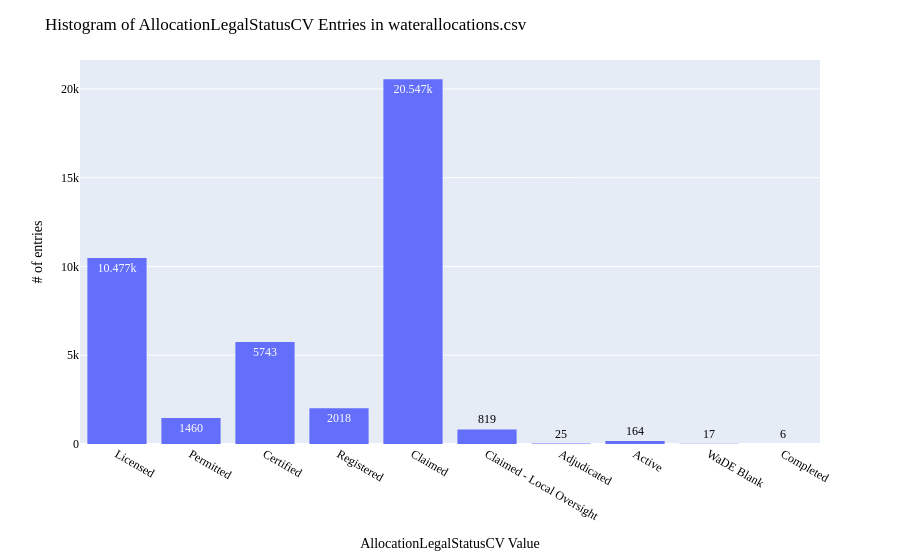

Notebook source saved alongside this figure:
### Code cell
# ---- AllocationLegalStatusCV: histogram distribution of WaDE values ----
print(dfaa.AllocationLegalStatusCV.value_counts())

fig = px.histogram(dfaa, x="AllocationLegalStatusCV", text_auto=True)
fig.update_layout(bargap=0.2,
                  title="Histogram of AllocationLegalStatusCV Entries in waterallocations.csv",
                  xaxis_title="AllocationLegalStatusCV Value",
                  yaxis_title="# of entries",
                  #legend_title="Legend Title",
                    font=dict(
                        family="Arial Bold",
                        size=12,
                        color="Black")
                 )
fig.show()
fig.write_image('figures/AllocationLegalStatusCV.png', engine="kaleido")

### Figure 1 — Plotly figure (JSON) as saved in the notebook; plotly's stock layout.template omitted (floating-point values rounded to 4 significant figures; data arrays with more than 128 entries replaced by an {"elided": "..."} marker saying what was removed)
{"data": [{"bingroup": "x", "hovertemplate": "AllocationLegalStatusCV=%{x}<br>count=%{y}<extra></extra>", "legendgroup": "", "marker": {"color": "#636efa", "pattern": {"shape": ""}}, "name": "", "orientation": "v", "showlegend": false, "texttemplate": "%{value}", "type": "histogram", "x": {"elided": "41276 str values"}, "xaxis": "x", "yaxis": "y"}], "layout": {"bargap": 0.2, "barmode": "relative", "font": {"color": "Black", "family": "Arial Bold", "size": 12}, "legend": {"tracegroupgap": 0}, "margin": {"t": 60}, "title": {"text": "Histogram of AllocationLegalStatusCV Entries in waterallocations.csv"}, "xaxis": {"anchor": "y", "domain": [0, 1], "title": {"text": "AllocationLegalStatusCV Value"}}, "yaxis": {"anchor": "x", "domain": [0, 1], "title": {"text": "# of entries"}}}}
